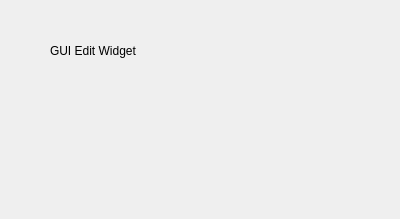
<?xml version="1.0" encoding="UTF-8"?>
<ui version="4.0">
 <class>GUIEditWidget</class>
 <widget class="QWidget" name="GUIEditWidget">
  <property name="geometry">
   <rect>
    <x>0</x>
    <y>0</y>
    <width>400</width>
    <height>219</height>
   </rect>
  </property>
  <property name="windowTitle">
   <string>Form</string>
  </property>
  <widget class="QLabel" name="label">
   <property name="geometry">
    <rect>
     <x>50</x>
     <y>30</y>
     <width>171</width>
     <height>41</height>
    </rect>
   </property>
   <property name="text">
    <string>GUI Edit Widget</string>
   </property>
  </widget>
 </widget>
 <resources/>
 <connections/>
</ui>
